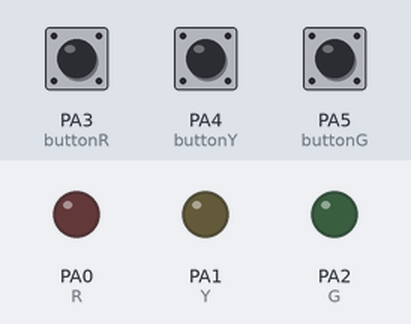
Recording of a sketch running on a simulated STM32 Blue Pill. On the bench: output pins drawn as LEDs (lit = HIGH). Dashed ring = blinking. The inputs (shaded band) are chosen by the test bench; at power-on: PA3 (buttonR) LOW, PA4 (buttonY) LOW, PA5 (buttonG) LOW. What the sketch prints to the serial monitor is not drawn.

Above: at 1.2 s.
1.3 s: PA3 (buttonR) pulled HIGH for 3.2 s
At 4.7 s:
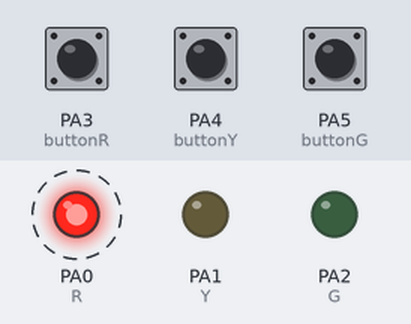
6.0 s: PA4 (buttonY) pulled HIGH for 1 s
At 6.4 s:
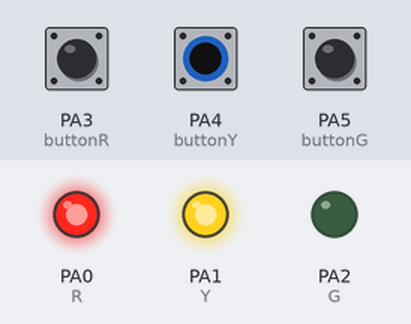
8.5 s: PA5 (buttonG) pulled HIGH for 1 s
At 8.9 s:
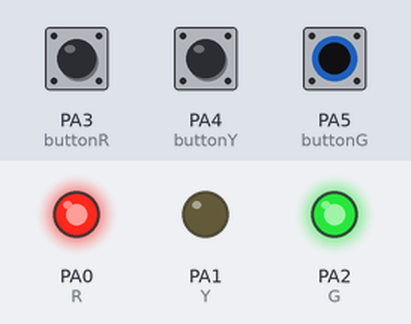
11.0 s: PA3 (buttonR) pulled HIGH for 1 s
At 12.6 s:
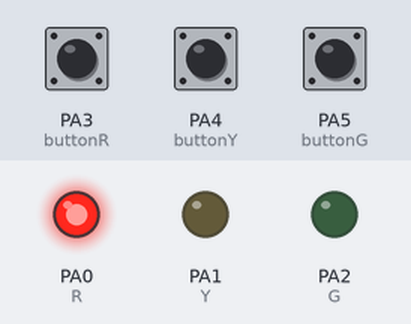
15.0 s: PA3 (buttonR) pulled HIGH for 0.15 s
At 16.2 s:
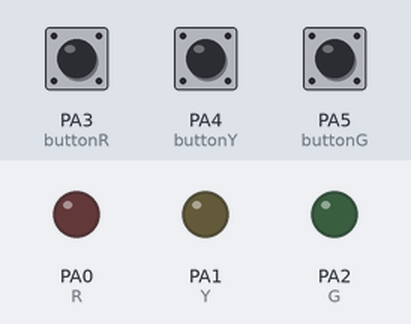
16.6 s: PA4 (buttonY) pulled HIGH for 0.15 s
At 17.6 s:
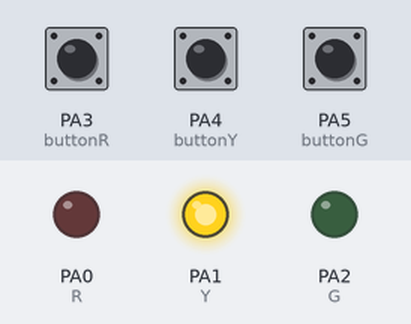
Timing chart, 0 to 19.2 s (numbered marks = the images above; inputs shaded):
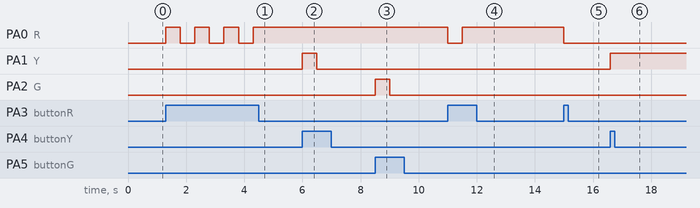

The sketch:

STM32_TrafficLight_key_2.ino
```cpp
//inisialisasi variable lampu
int R = PA0;
int Y = PA1;
int G = PA2;

//inisialisi variable button
int buttonR = PA3;
int buttonY = PA4;
int buttonG = PA5;

//inisialisasi variable kunci
int keyR = 0;
int keyY = 0;
int keyG = 0;

void setup() {
  //mengatur port
  Serial.begin(9600);

  //mengatur pin mode input atau output
  pinMode(R,OUTPUT);
  pinMode(Y,OUTPUT);
  pinMode(G,OUTPUT);

  pinMode(buttonR,INPUT);
  pinMode(buttonY,INPUT);
  pinMode(buttonG,INPUT);
}

void loop() {
  //baca data button
  int readButtonR = digitalRead(buttonR);
  int readButtonY = digitalRead(buttonY);
  int readButtonG = digitalRead(buttonG);

  //print serial
  Serial.print("Button Merah : ");
  Serial.print(readButtonR);
  Serial.print(" | Button Kuning : ");
  Serial.print(readButtonY);
  Serial.print(" | Button Hijau : ");
  Serial.print(readButtonG);
  Serial.println();

  //logic red button
  if(readButtonR == 1 && keyR == 0){
    digitalWrite(R,HIGH);
    delay(500);
    keyR = 1;
  }else if(readButtonR == 1 && keyR == 1){
    digitalWrite(R,LOW);
    delay(500);
    keyR = 0;
  }
  //end

  //logic yellow button
  if(readButtonY == 1 && keyY == 0){
    digitalWrite(Y,HIGH);
    delay(500);
    keyY = 1;
  }else if(readButtonY == 1 && keyY == 1){
    digitalWrite(Y,LOW);
    delay(500);
    keyY = 0;
  }
  //end

  //logic green button
  if(readButtonG == 1 && keyG == 0){
    digitalWrite(G,HIGH);
    delay(500);
    keyG = 1;
  }else if(readButtonG == 1 && keyG == 1){
    digitalWrite(G,LOW);
    delay(500);
    keyG = 0;
  }
  //end
}
```

Measured:
- after the input at 1.3 s, PA0 (R): alternates HIGH for 0.50 s and LOW for 0.50 s, 7 changes in all, then stays HIGH, starting at once
- after the input at 6.0 s, PA1 (Y): LOW → HIGH at once, → LOW 0.50 s later
- after the input at 8.5 s, PA2 (G): LOW → HIGH at once, → LOW 0.50 s later
- after the input at 11.0 s, PA0 (R): HIGH → LOW at once, → HIGH 0.50 s later
- after the input at 15.0 s, PA0 (R): HIGH → LOW at once
- after the input at 16.6 s, PA1 (Y): LOW → HIGH at once
